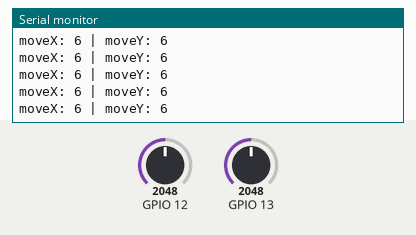
This sketch was run on a simulated ESP32. Shown: the last lines printed to the serial monitor. Inputs (shaded band) come from the test bench; at power-on: GPIO 12 = 2048, GPIO 13 = 2048. USB keyboard and mouse output is not drawn.

Above: at 1.2 s.
1.3 s: GPIO 12 set to 1960
At 1.33 s:
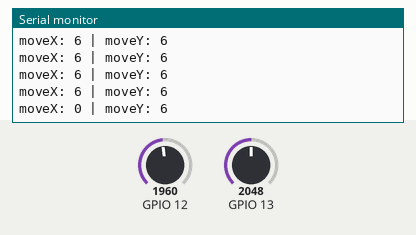
2.8 s: GPIO 13 set to 1760
At 2.84 s:
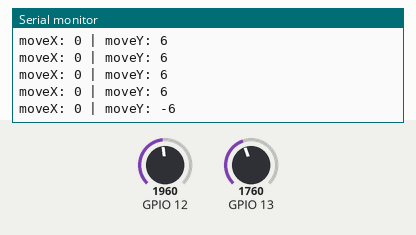
4.3 s: GPIO 12 set to 2040
At 4.3 s:
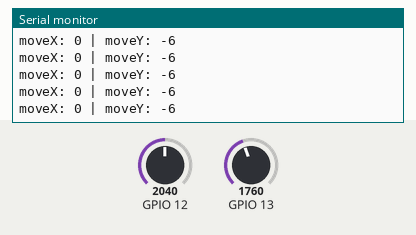
5.8 s: GPIO 13 set to 1840
At 5.82 s:
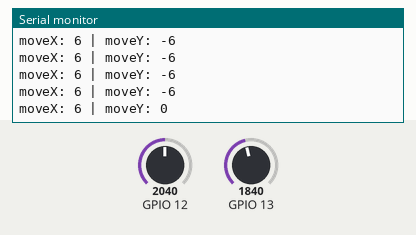
Timing chart, 0 to 8.3 s (numbered marks = the images above; inputs shaded):
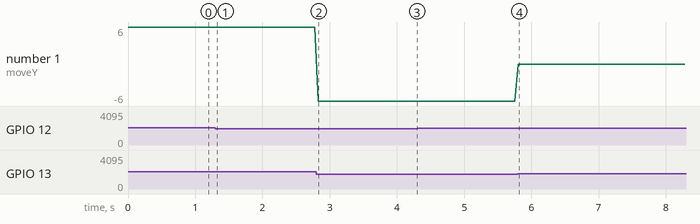

The sketch:

esp32_joymouse.ino
```cpp
/* EMULATE BLE MOUSE VIA
   GROVE THUMB JOYSTICK WITH ESP32
   --------------------      -----
   GND                   ->  GND
   VCC                   ->  3V3
   X                     ->  D12
   Y                     ->  D13
   --------------------------------
   https://github.com/T-vK/ESP32-BLE-Mouse
   -------------------------------- */

#include <BleMouse.h>
BleMouse bleMouse("ESP32_Joymouse", "PPHL", 80);

int X, Y;
int moveX, moveY, d;

void setup() {

  Serial.begin(9600);
  bleMouse.begin();

}

/* ---------------------------------- */

void loop() {

  if (bleMouse.isConnected()) {

    X = analogRead(12);
    Y = analogRead(13);

    moveX = 0;
    moveY = 0;

    if ( Y < 1800 ) {

      d = -1;
      //moveY = 2*d;
      moveY = sqrt(1800 - Y) * d;
      /*Serial.print( "TOP (" );
        Serial.print( moveY );
        Serial.print( ") " );*/
    }
    if ( Y > 2000 ) {

      d = 1;
      //moveY = 2*d;
      moveY = sqrt(Y - 2000) * d;
      /*Serial.print("BOTTOM (");
        Serial.print( moveY );
        Serial.print( ") " );*/
    }

    if ( X < 1800 ) {

      d = -1;
      //moveX = 2*d;
      moveX = sqrt(1800 - X) * d;
      /*Serial.print( "LEFT (" );
        Serial.print( moveX );
        Serial.print( ") " );*/
    }

    if ( X > 2000 ) {

      d = 1;
      //moveX = 2*d;
      moveX = sqrt(X - 2000) * d;
      /*Serial.print( "RIGHT (" );
        Serial.print( moveX );
        Serial.print( ") " );*/
    }

    if ( Y < 1800 ||
         Y > 2000 ||
         X < 1800 ||
         X > 2000 ) {

      //Serial.println("");
      //Serial.println("-----");
      Serial.print("moveX: ");
      Serial.print(moveX);
      Serial.print(" | moveY: ");
      Serial.println(moveY);
      bleMouse.move(moveX, moveY);
      //Serial.println("-----");
    }

    delay(50);

  }

}
```

Measured:
- after the input at 1.3 s, the serial monitor: prints a new line at once (image 1)
- after the input at 2.8 s, the serial monitor: prints a new line at once (image 2)
- after the input at 5.8 s, the serial monitor: prints a new line at once (image 4)
- plotted number 1: 6 → -6 after the input at 2.8 s
